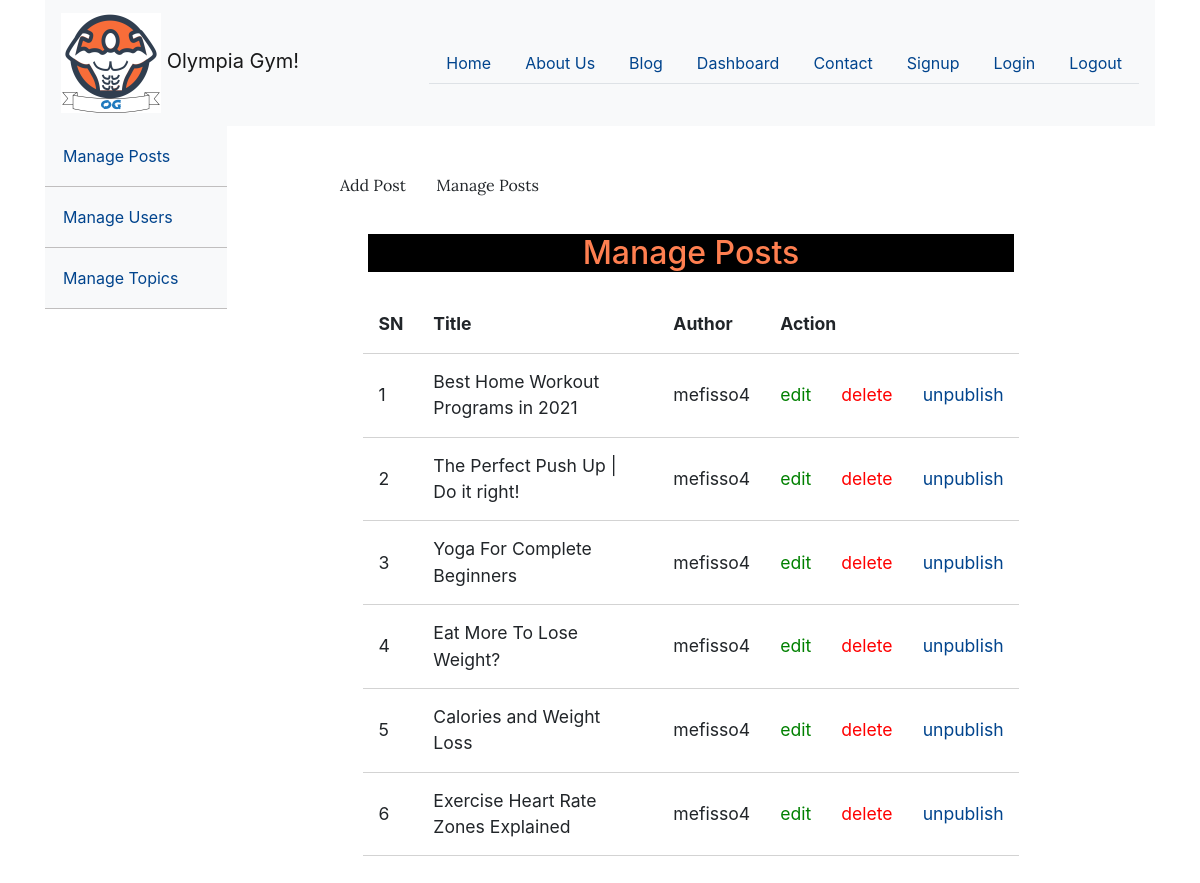
Before: /posts/index.php with the older database file.
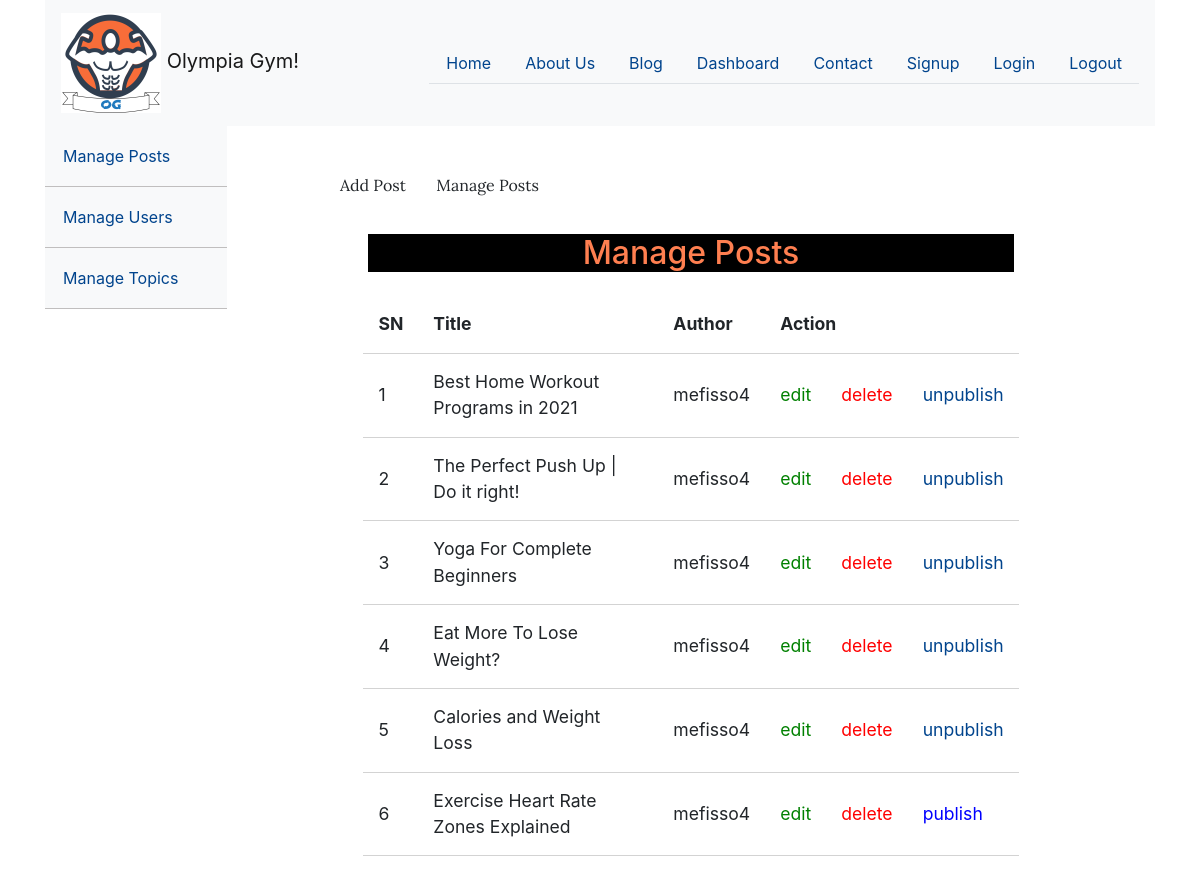
After: the same page with the newer database file.
### tables this page shows
CREATE TABLE `posts` (
  `id` int(11) NOT NULL,
  `user_id` int(11) NOT NULL,
  `topic_id` int(11) DEFAULT NULL,
  `title` varchar(255) NOT NULL,
  `image` varchar(255) NOT NULL,
  `body` text NOT NULL,
  `published` tinyint(4) NOT NULL,
  `created_at` datetime NOT NULL DEFAULT current_timestamp()
);

### app/database/db.php (called while the page is built, shortened)
<?php
require('connection.php');
function selectAll($table, $conditions = [])
{
    global $con;
    $sql = "SELECT * FROM $table";
    if (empty($conditions)) {
        $stmt = $con->prepare($sql);
        $stmt->execute();
        $records = $stmt->get_result()->fetch_all(MYSQLI_ASSOC);
        return $records;
    }
}

### app/controllers/posts.php (called while the page is built, shortened)
<?php
include(ROOT_PATH . "/app/database/db.php");
$table = 'posts';
$posts = selectAll($table);

### posts/index.php (the view, shortened to what this page needs)
<?php include(ROOT_PATH . "/app/controllers/posts.php");
?>
<!DOCTYPE html>
<html lang="en">
    <head>
        <link rel="stylesheet"
            href="https://use.fontawesome.com/releases/v5.7.2/css/all.css"
>
        <link rel="stylesheet" href="../assets/css/styleblog.css">
        <link rel="stylesheet" href="../assets/css/style.css">
    </head>
    <body>
    <?php include("adminheader.php"); ?>
        <div class="admin-wrapper">
        <?php include("sidebar.php"); ?>
            <div class="admin-content">
                <div class="button-group">
                    <a href="create.php" class="btn btn-big">Add Post</a>
                    <a href="index.php" class="btn btn-big">Manage Posts</a>
                </div>
                <div class="content">
                    <h2 class="page-title">Manage Posts</h2>
                    <table>
                        <thead>
                            <th>SN</th>
                            <th>Title</th>
                            <th>Author</th>
                            <th colspan="3">Action</th>
                        </thead>
                        <tbody>
                            <?php foreach ($posts as $key => $post): ?>
                                <tr>
                                    <td><?php echo $key + 1; ?></td>
                                    <td><?php echo $post['title'] ?></td>
                                    <td>mefisso4</td>
                                    <td><a href="edit.php?id=<?php echo $post['id']; ?>" class="edit">edit</a></td>
                                    <td><a href="edit.php?delete_id=<?php echo $post['id']; ?>" class="delete">delete</a></td>
                                    <?php if ($post['published']): ?>
                                        <td><a href="edit.php?published=0&p_id=<?php echo $post['id'] ?>" class="unpublish">unpublish</a></td>
                                    <?php else: ?>
                                        <td><a href="edit.php?published=1&p_id=<?php echo $post['id'] ?>" class="publish">publish</a></td>
                                    <?php endif; ?>
                                </tr>
                            <?php endforeach; ?>
                        </tbody>
                    </table>
                </div>
            </div>
        </div>
    </body>
</html>

Changed rows visible on the page:
changed posts "Exercise Heart Rate Zones Explained": published "unpublish" → "publish"
